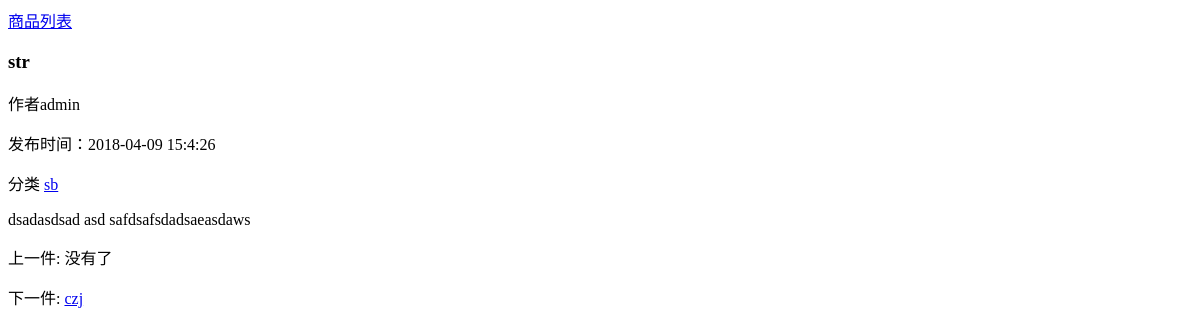
The page /item/2 on the database as committed earlier.
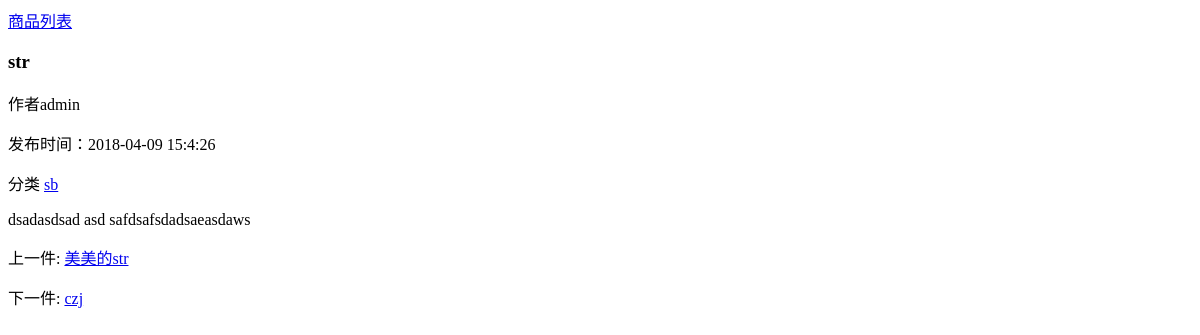
The same page on the database as committed later.
### item/models.py (models this page shows, shortened)
class Item(models.Model):
    title = models.CharField (max_length = 30)
    content =RichTextUploadingField()
    item_type = models.ForeignKey (ItemType,on_delete= models.DO_NOTHING)
    author  = models.ForeignKey (User,on_delete=models.DO_NOTHING)
    created_time = models.DateTimeField (auto_now_add= True)
    last_updated_time = models.DateTimeField (auto_now= True)
    price = models.FloatField(default = 0)
    class Meta:
        ordering = ['-created_time']

class ItemType(models.Model):
    type_name = models.CharField(max_length = 20)
    def __str__(self):
        return self.type_name

### item/views.py (the view)
# urls.py: path('<int:item_pk>',views.item_detail,name = 'item_detail'),
def  item_detail(request,item_pk):
    item = get_object_or_404(Item,pk =item_pk)
    context = {}
    context ['item'] = get_object_or_404(Item, pk =item_pk) #如果没有该商品目录则返回404
    context['previous_item'] = Item.objects.filter(created_time__gt =item.created_time).last()
    context['next_item'] = Item.objects.filter(created_time__lt = item.created_time).first()
    return render_to_response('item/item_detail.html',context)

### item/templates/item/item_detail.html (shortened to what this page needs)
<!DOCTYPE html>
<html lang="en">
<head>
</head>
<body>
    <div>
        <a href ='{% url 'item_list' %}'>商品列表</a>
    </div>
    <h3>{{ item.title }}</h3>
     <p>作者{{ item.author }}</p>
     <p>发布时间：{{ item.created_time |date:'Y-m-d H:n:s' }}</p>
    <p>分类
    <a href = '{% url 'items_with_type' item.item_type.pk%}' >
        {{ item.item_type }}
    </a>
    </p>
    <p>{{ item.content|safe }}</p>
    <p>上一件:
        {% if previous_item %}
            <a href =  '{% url 'item_detail' previous_item.pk %}'> {{ previous_item.title }}</a>
        {% else %}
            没有了
        {% endif %}
    </p>
    <p>下一件:
        {% if next_item %}
        <a href = '{% url 'item_detail'  next_item.pk%}'> {{ next_item.title }}</a>
        {% else %}
            没有了
        {% endif %}
       </p>
</body>
</html>

Rows that differ between the two databases and show on the page:
added Item: title "美美的str"
Other text that changed with them:
text no longer shown: "没有了"
